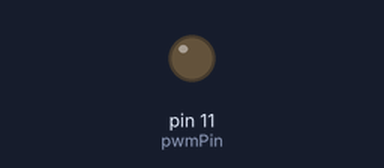
A sketch run on a simulated Arduino Uno, built with avr-gcc and run on an emulated ATmega328P. Parts: output pins drawn as LEDs (lit = HIGH).

Above: at 0.05 s.
Timing chart, 0 to 6.3 s (numbered marks = the images above):
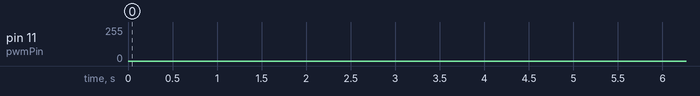

The sketch:

SignalGenerator.ino
```cpp
#define TAB_LENGTH 32

int pwmPin = 11;
int potPin = 0;
int cos_index = 0;

// cosine
int cos_table[] = {125, 123, 120, 114, 107, 98, 87, 76, 65, 53, 42, 31, 22, 15, 9, 6, 5, 6, 9, 15, 22, 31, 42, 53, 65, 76, 87, 98, 107, 114, 120, 123};

// rising sawtooth
//int cos_table[] = {0, 8, 16, 24, 32, 40, 48, 56, 64, 72, 80, 88, 96, 104, 112, 120, 128, 136, 144, 152, 160, 168, 176, 184, 192, 200, 208, 216, 224, 232, 240, 248};

int next_sinusoid(){
  if (cos_index == TAB_LENGTH-1){
    cos_index = 0;
  }
  else{
    cos_index++;
  }

  return cos_table[cos_index];
}

// the setup function runs once when you press reset or power the board
void setup() {
  pinMode(pwmPin, OUTPUT);
}

// the loop function runs over and over again forever
void loop() {
  //analogWrite(pwmPin, analogRead(potPin)/4);
  analogWrite(pwmPin, next_sinusoid());
  delay(4);              // wait for x ms
}
```
